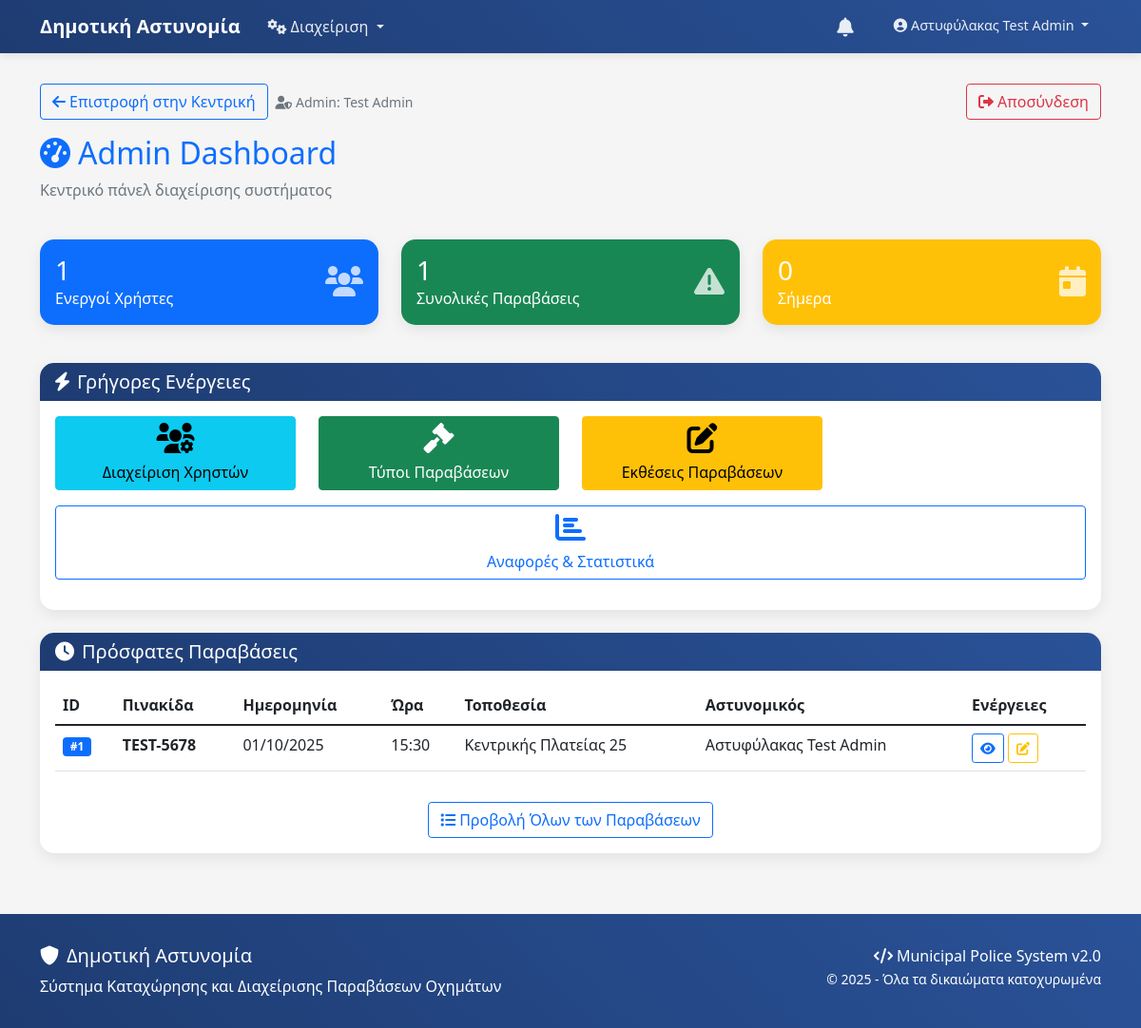
The page /admin (signed in) on the database its author committed.
### app.py (models this page shows, shortened)
class User(db.Model):
    id = db.Column(db.Integer, primary_key=True)
    username = db.Column(db.String(50), unique=True, nullable=False)
    email = db.Column(db.String(100), unique=True, nullable=False)
    password_hash = db.Column(db.String(255), nullable=False)
    first_name = db.Column(db.String(50), nullable=False)
    last_name = db.Column(db.String(50), nullable=False)
    rank = db.Column(db.String(50), nullable=False)  # Βαθμός
    role = db.Column(db.String(20), nullable=False, default='officer')  # 'admin', 'poweruser', 'officer'
    is_active = db.Column(db.Boolean, default=True)
    created_at = db.Column(db.DateTime, default=datetime.utcnow)
    violations = db.relationship('Violation', backref='officer', lazy=True)
    sent_messages = db.relationship('Message', foreign_keys='Message.sender_id', backref='sender', lazy=True)
    received_messages = db.relationship('MessageRecipient', backref='recipient_user', lazy=True)
    @property
    def full_name(self):
        return f"{self.rank} {self.first_name} {self.last_name}"
    def can_view_admin_dashboard(self):
        return self.role in ['admin', 'poweruser']

class Violation(db.Model):
    id = db.Column(db.Integer, primary_key=True)
    license_plate = db.Column(db.String(20), nullable=False)
    vehicle_brand = db.Column(db.String(50), nullable=False)
    vehicle_color = db.Column(db.String(50), nullable=False)
    vehicle_type = db.Column(db.String(20), nullable=False)
    violation_date = db.Column(db.Date, nullable=False)
    violation_time = db.Column(db.Time, nullable=False)
    street = db.Column(db.String(100), nullable=False)
    street_number = db.Column(db.String(10), nullable=False)
    selected_violations = db.Column(db.Text, nullable=False)  # JSON string
    plates_removed = db.Column(db.Boolean, default=False)
    license_removed = db.Column(db.Boolean, default=False)
    registration_removed = db.Column(db.Boolean, default=False)
    photo_filename = db.Column(db.String(255), nullable=True)
    driver_last_name = db.Column(db.String(50), nullable=True)
    driver_first_name = db.Column(db.String(50), nullable=True)
    driver_father_name = db.Column(db.String(50), nullable=True)
    driver_afm = db.Column(db.String(20), nullable=True)
    driver_signature = db.Column(db.Text, nullable=True)  # Base64 encoded signature
    violation_articles = db.Column(db.Text, nullable=True)  # JSON string με άρθρα
    total_fine_amount = db.Column(db.Numeric(8,2), nullable=True)  # Συνολικό ποσό προστίμου
    fine_breakdown = db.Column(db.Text, nullable=True)  # JSON string με ανάλυση προστίμων
    officer_id = db.Column(db.Integer, db.ForeignKey('user.id'), nullable=False)
    created_at = db.Column(db.DateTime, default=datetime.utcnow)
    updated_at = db.Column(db.DateTime, default=datetime.utcnow, onupdate=datetime.utcnow)

### app.py (the view)
@app.route('/admin')
@login_required
@admin_required
def admin_dashboard():
    current_user = User.query.get(session['user_id'])
    total_users = User.query.count()
    total_violations = Violation.query.count()
    total_messages = Message.query.count()
    from datetime import date
    today = date.today()
    today_violations = Violation.query.filter(
        db.func.date(Violation.violation_date) == today
    ).count()
    recent_violations = Violation.query.order_by(Violation.created_at.desc()).limit(5).all()
    recent_users = User.query.order_by(User.created_at.desc()).limit(5).all()
    stats = {
        'total_users': total_users,
        'total_violations': total_violations,
        'total_messages': total_messages
    }
    return render_template('admin/dashboard.html',
                         current_user=current_user,
                         total_users=total_users,
                         total_violations=total_violations,
                         total_messages=total_messages,
                         today_violations=today_violations,
                         stats=stats,
                         recent_violations=recent_violations,
                         recent_users=recent_users)

### app.py (called while the page is built)
@app.after_request
def add_security_headers(response):
    response.headers['X-Content-Type-Options'] = 'nosniff'
    response.headers['X-Frame-Options'] = 'DENY'
    response.headers['X-XSS-Protection'] = '1; mode=block'
    response.headers['Strict-Transport-Security'] = 'max-age=31536000; includeSubDomains'
    return response

def login_required(f):
    @wraps(f)
    def decorated_function(*args, **kwargs):
        if 'user_id' not in session:
            flash('Παρακαλώ συνδεθείτε για να συνεχίσετε.', 'warning')
            return redirect(url_for('login'))
        return f(*args, **kwargs)
    return decorated_function

def admin_required(f):
    @wraps(f)
    def decorated_function(*args, **kwargs):
        if 'user_id' not in session:
            flash('Παρακαλώ συνδεθείτε για να συνεχίσετε.', 'warning')
            return redirect(url_for('login'))
        user = User.query.get(session['user_id'])
        if not user or not user.can_view_admin_dashboard():
            flash('Δεν έχετε δικαίωμα πρόσβασης σε αυτή τη σελίδα.', 'danger')
            return redirect(url_for('dashboard'))
        return f(*args, **kwargs)
    return decorated_function

### templates/admin/dashboard.html (shortened to what this page needs)
{% extends "base_v2.html" %}
{% block content %}
<div class="row mb-3">
    <div class="col-12">
        <div class="d-flex justify-content-between align-items-center">
            <div class="d-flex align-items-center">
                <a href="{{ url_for('index') }}" class="btn btn-outline-primary me-2">
                    <i class="fas fa-arrow-left me-1"></i>Επιστροφή στην Κεντρική
                </a>
                <small class="text-muted">
                    <i class="fas fa-user-shield me-1"></i>Admin:
                    {% if current_user %}
                        {{ current_user.first_name }} {{ current_user.last_name }}
                    {% else %}
                        Διαχειριστής
                    {% endif %}
                </small>
            </div>
            <a href="{{ url_for('logout') }}" class="btn btn-outline-danger">
                <i class="fas fa-sign-out-alt me-1"></i>Αποσύνδεση
            </a>
        </div>
    </div>
</div>
<div class="row mb-4">
    <div class="col-12">
        <h2 class="text-primary">
            <i class="fas fa-tachometer-alt me-2"></i>Admin Dashboard
        </h2>
        <p class="text-muted">Κεντρικό πάνελ διαχείρισης συστήματος</p>
    </div>
</div>
<div class="row mb-4">
    <div class="col-md-4 mb-3">
        <div class="card bg-primary text-white">
            <div class="card-body">
                <div class="d-flex justify-content-between">
                    <div>
                        <h3 class="mb-0">{{ total_users }}</h3>
                        <p class="mb-0">Ενεργοί Χρήστες</p>
                    </div>
                    <div class="align-self-center">
                        <i class="fas fa-users fa-2x opacity-75"></i>
                    </div>
                </div>
            </div>
        </div>
    </div>
    <div class="col-md-4 mb-3">
        <div class="card bg-success text-white">
            <div class="card-body">
                <div class="d-flex justify-content-between">
                    <div>
                        <h3 class="mb-0">{{ total_violations }}</h3>
                        <p class="mb-0">Συνολικές Παραβάσεις</p>
                    </div>
                    <div class="align-self-center">
                        <i class="fas fa-exclamation-triangle fa-2x opacity-75"></i>
                    </div>
                </div>
            </div>
        </div>
    </div>
    <div class="col-md-4 mb-3">
        <div class="card bg-warning text-white">
            <div class="card-body">
                <div class="d-flex justify-content-between">
                    <div>
                        <h3 class="mb-0">{{ today_violations }}</h3>
                        <p class="mb-0">Σήμερα</p>
                    </div>
                    <div class="align-self-center">
                        <i class="fas fa-calendar-day fa-2x opacity-75"></i>
                    </div>
                </div>
            </div>
        </div>
    </div>
</div>
<div class="row mb-4">
    <div class="col-12">
        <div class="card">
            <div class="card-header">
                <h5 class="mb-0">
                    <i class="fas fa-bolt me-2"></i>Γρήγορες Ενέργειες
                </h5>
            </div>
            <div class="card-body">
                <div class="row">
                    <div class="col-md-3 mb-3">
                        <a href="{{ url_for('admin_users') }}" class="btn btn-info w-100">
                            <i class="fas fa-users-cog fa-2x d-block mb-2"></i>
                            Διαχείριση Χρηστών
                        </a>
                    </div>
                    <div class="col-md-3 mb-3">
                        <a href="{{ url_for('admin_violation_types') }}" class="btn btn-success w-100">
                            <i class="fas fa-gavel fa-2x d-block mb-2"></i>
                            Τύποι Παραβάσεων
                        </a>
                    </div>
                    <div class="col-md-3 mb-3">
                        <a href="{{ url_for('admin_violations') }}" class="btn btn-warning w-100">
                            <i class="fas fa-edit fa-2x d-block mb-2"></i>
                            Εκθέσεις Παραβάσεων
                        </a>
                    </div>
                </div>
                <div class="row">
                    <div class="col-md-12 mb-3">
                        <a href="{{ url_for('admin_reports') }}" class="btn btn-outline-primary w-100">
                            <i class="fas fa-chart-bar fa-2x d-block mb-2"></i>
                            Αναφορές & Στατιστικά
                        </a>
                    </div>
                </div>
            </div>
        </div>
    </div>
</div>
<div class="row">
    <div class="col-12">
        <div class="card">
            <div class="card-header">
                <h5 class="mb-0">
                    <i class="fas fa-clock me-2"></i>Πρόσφατες Παραβάσεις
                </h5>
            </div>
            <div class="card-body">
                {% if recent_violations %}
                <div class="table-responsive">
                    <table class="table table-hover">
                        <thead>
                            <tr>
                                <th>ID</th>
                                <th>Πινακίδα</th>
                                <th>Ημερομηνία</th>
                                <th>Ώρα</th>
                                <th>Τοποθεσία</th>
                                <th>Αστυνομικός</th>
                                <th>Ενέργειες</th>
                            </tr>
                        </thead>
                        <tbody>
                            {% for violation in recent_violations %}
                            <tr>
                                <td><span class="badge bg-primary">#{{ violation.id }}</span></td>
                                <td><strong>{{ violation.license_plate }}</strong></td>
                                <td>{{ violation.violation_date.strftime('%d/%m/%Y') }}</td>
                                <td>{{ violation.violation_time.strftime('%H:%M') }}</td>
                                <td>{{ violation.street }} {{ violation.street_number }}</td>
                                <td>{{ violation.officer.full_name }}</td>
                                <td>
                                    <a href="{{ url_for('view_violation', violation_id=violation.id) }}"
                                       class="btn btn-sm btn-outline-primary">
                                        <i class="fas fa-eye"></i>
                                    </a>
                                    <a href="{{ url_for('edit_violation', violation_id=violation.id) }}"
                                       class="btn btn-sm btn-outline-warning">
                                        <i class="fas fa-edit"></i>
                                    </a>
                                </td>
                            </tr>
                            {% endfor %}
                        </tbody>
                    </table>
                </div>
                <div class="text-center mt-3">
                    <a href="{{ url_for('admin_violations') }}" class="btn btn-outline-primary">
                        <i class="fas fa-list me-1"></i>Προβολή Όλων των Παραβάσεων
                    </a>
                </div>
                {% else %}
                <div class="text-center py-4">
                    <i class="fas fa-inbox fa-3x text-muted mb-3"></i>
                    <p class="text-muted">Δεν υπάρχουν πρόσφατες παραβάσεις</p>
                </div>
                {% endif %}
            </div>
        </div>
    </div>
</div>
{% endblock %}

### templates/base_v2.html (style rules this page uses)
:root { --primary-color: #1e3c72; --secondary-color: #2a5298; --accent-color: #f8f9fa; }
body { background-color: #f5f5f5; font-family: 'Segoe UI', Tahoma, Geneva, Verdana, sans-serif; }
.card { border: none; border-radius: 15px; box-shadow: 0 5px 15px rgba(0,0,0,0.08); transition: transform 0.2s; }
.card-header { background: linear-gradient(45deg, var(--primary-color), var(--secondary-color)); color: white; border-radius: 15px 15px 0 0 !important; border: none; font-weight: 600; }

### rows shown on the page
User: first_name "Test", last_name "Admin"
Violation: id "1", license_plate "TEST-5678", violation_date "01/10/2025", violation_time "15:30", street "Κεντρικής Πλατείας", street_number "25", officer.full_name "Αστυφύλακας Test Admin"

### other values the page prints
{{ session.full_name }} "Αστυφύλακας Test Admin"
{{ total_users }} "1"
{{ total_violations }} "1"
{{ today_violations }} "0"
